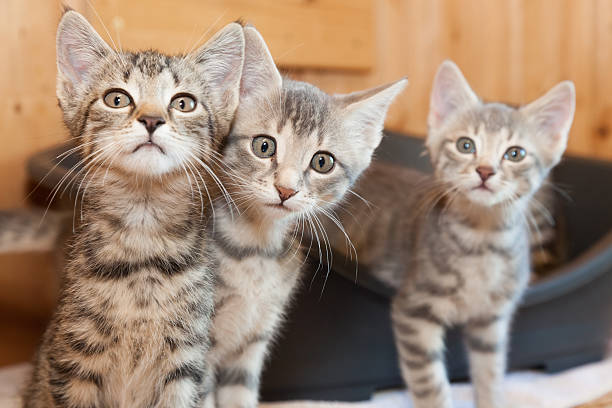
#> input picture OpenCV/Photos/cats.jpg, 612 x 408 px
$ python masking.py
#> lines starting #> are read from the running program, lines starting #| are printed output that depends on the picture; after the words box and inside, x2 and y2 are one past the last pixel; in counts of white or black regions, pixels touching at a corner belong together
import cv2 as cv
import numpy as np

img = cv.imread('Photos/cats.jpg')
#> img is the input picture: shape (408, 612, 3); mean B, G, R 114.3, 133.2, 156.8
cv.imshow('Cats', img)

blank = np.zeros(img.shape[:2], dtype='uint8')
cv.imshow('Black', blank)

rectangle_mask = cv.rectangle(blank.copy(), (0, 0), (img.shape[1]//2 + 90, img.shape[0]//2 + 70), 255, -1)
circle_mask = cv.circle(blank.copy(), (img.shape[1]//2 + 195, img.shape[0]//2 - 70), 100, 255, -1)
weird_mask = cv.bitwise_and(circle_mask, rectangle_mask)
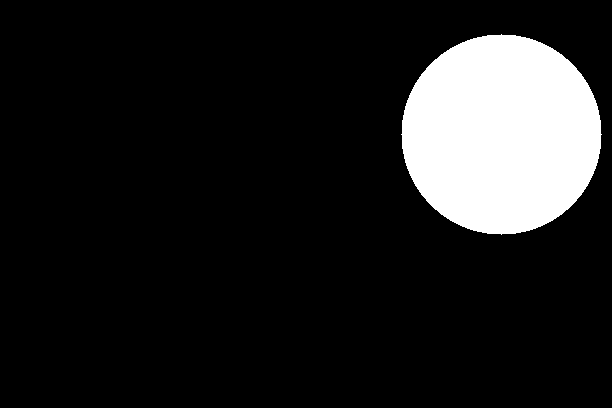
#> circle_mask: shape (408, 612); 12.6% white; 1 white region, box (x1, y1, x2, y2) and area: (401, 34, 602, 235) 31417


cv.imshow('Square Mask', rectangle_mask)
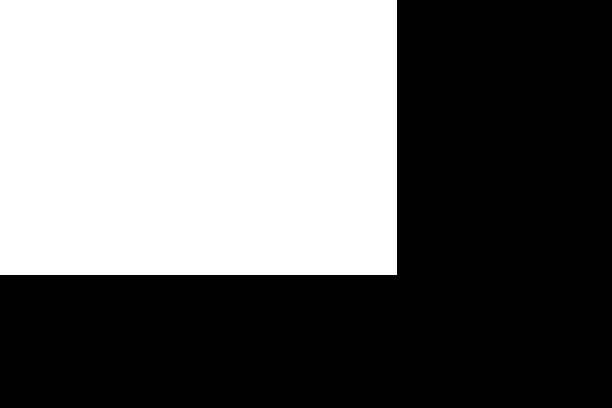
#> window 'Square Mask': shape (408, 612); 43.7% white; 1 white region, box (x1, y1, x2, y2) and area: (0, 0, 397, 275) 109175
cv.imshow('Circle Mask', circle_mask)
cv.imshow('Weird Mask', weird_mask)

rectangle_masked = cv.bitwise_and(img, img, mask=rectangle_mask)
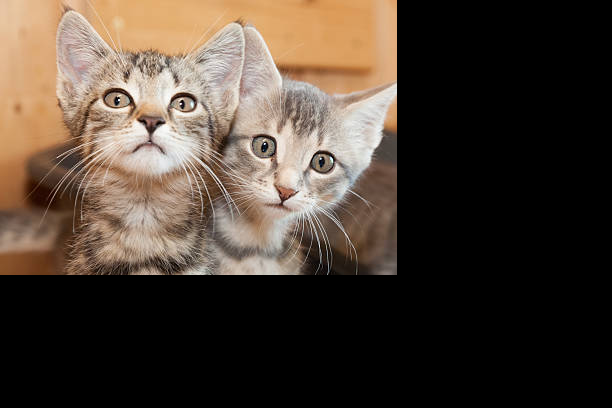
#> rectangle_masked: shape (408, 612, 3); mean B, G, R 52.4, 63.1, 75.5
circle_masked = cv.bitwise_and(img, img, mask=circle_mask)
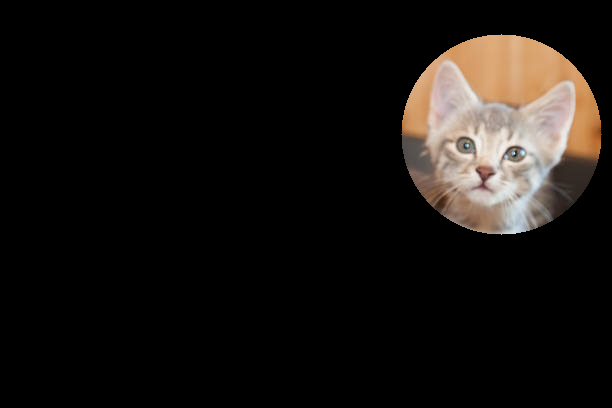
#> circle_masked: shape (408, 612, 3); mean B, G, R 16.6, 19.5, 23
weird_masked = cv.bitwise_or(img, img, mask=weird_mask)
#> weird_masked: shape (408, 612, 3); every value is 0

cv.imshow('Rectangular Masked image', rectangle_masked)
cv.imshow('Circular Masked image', circle_masked)
cv.imshow('Weird Masked image', weird_masked)

cv.waitKey(0)

$ run again, with OpenCV/Photos/aut1.jpg copied over OpenCV/Photos/cats.jpg
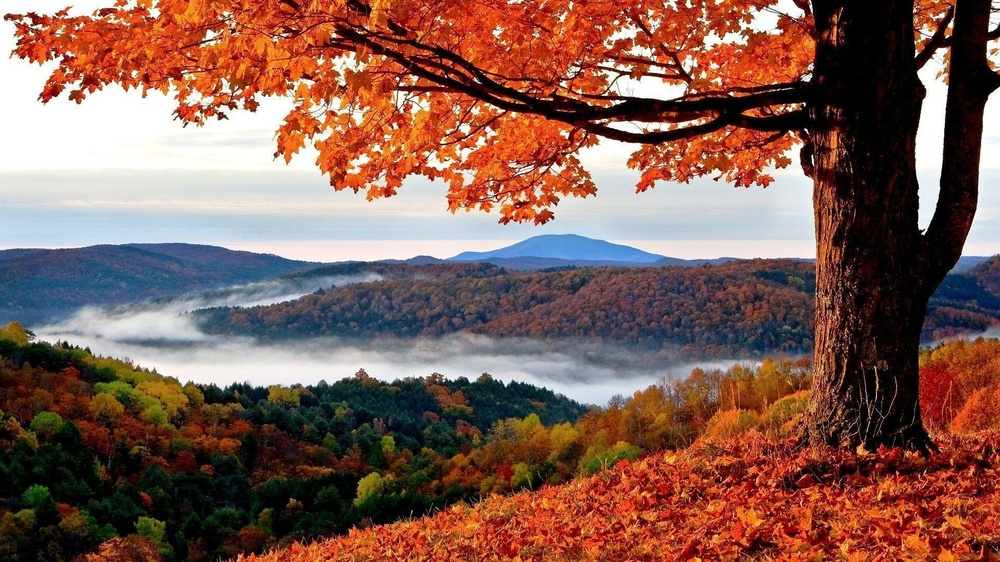
#> input picture OpenCV/Photos/aut1.jpg, 1000 x 562 px, shrunk from 1920 x 1080 before the run
#> img is the input picture: shape (562, 1000, 3); mean B, G, R 83.3, 93.6, 129.9
#> `weird_mask = cv.bitwise_and(circle_mask, rectangle_mask)`:
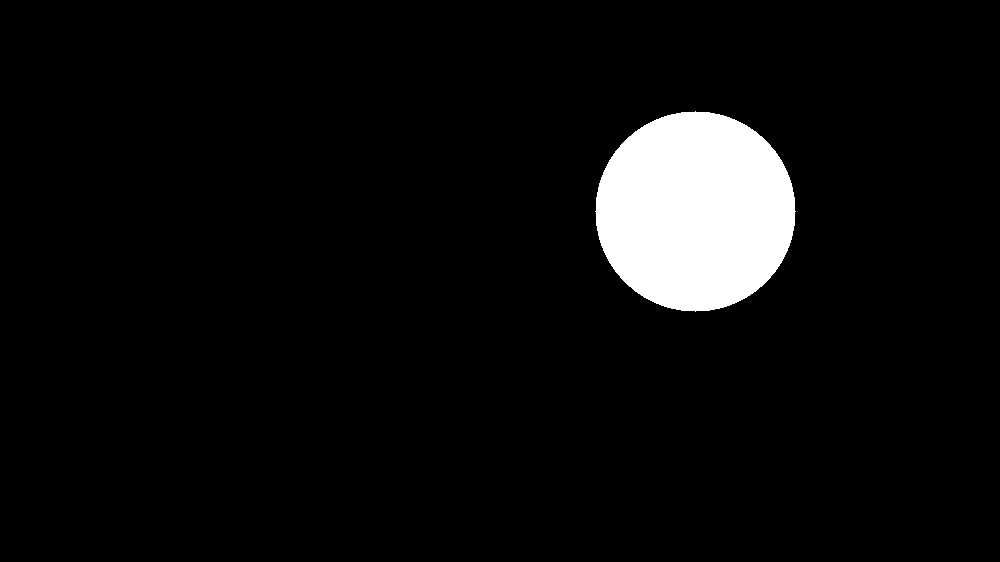
#> circle_mask: shape (562, 1000); 5.6% white; 1 white region, box (x1, y1, x2, y2) and area: (595, 111, 796, 312) 31417
#> `circle_masked = cv.bitwise_and(img, img, mask=circle_mask)`:
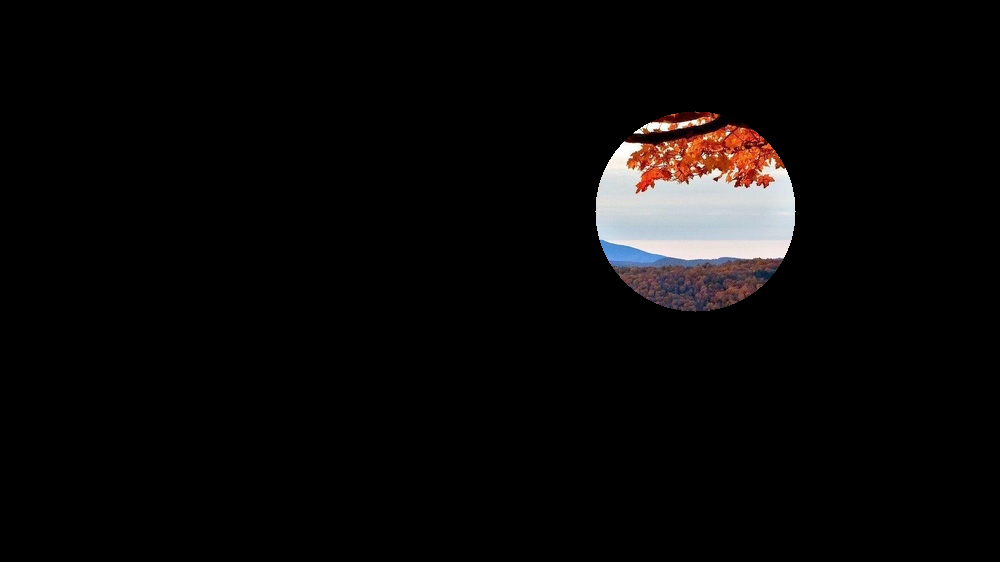
#> circle_masked: shape (562, 1000, 3); mean B, G, R 8.1, 8.2, 9.5
#> weird_masked: shape (562, 1000, 3); every value is 0

$ run again, with OpenCV/Photos/cat.jpg copied over OpenCV/Photos/cats.jpg
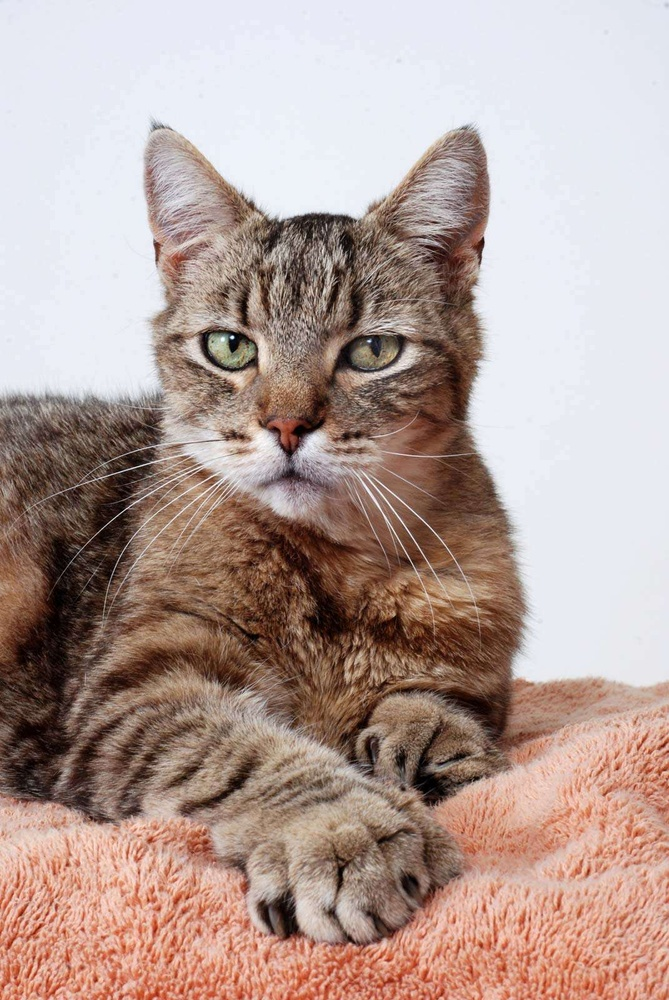
#> input picture OpenCV/Photos/cat.jpg, 669 x 1000 px, shrunk from 1071 x 1600 before the run
#> img is the input picture: shape (1000, 669, 3); mean B, G, R 152.1, 158.9, 180.2
#> `weird_mask = cv.bitwise_and(circle_mask, rectangle_mask)`:
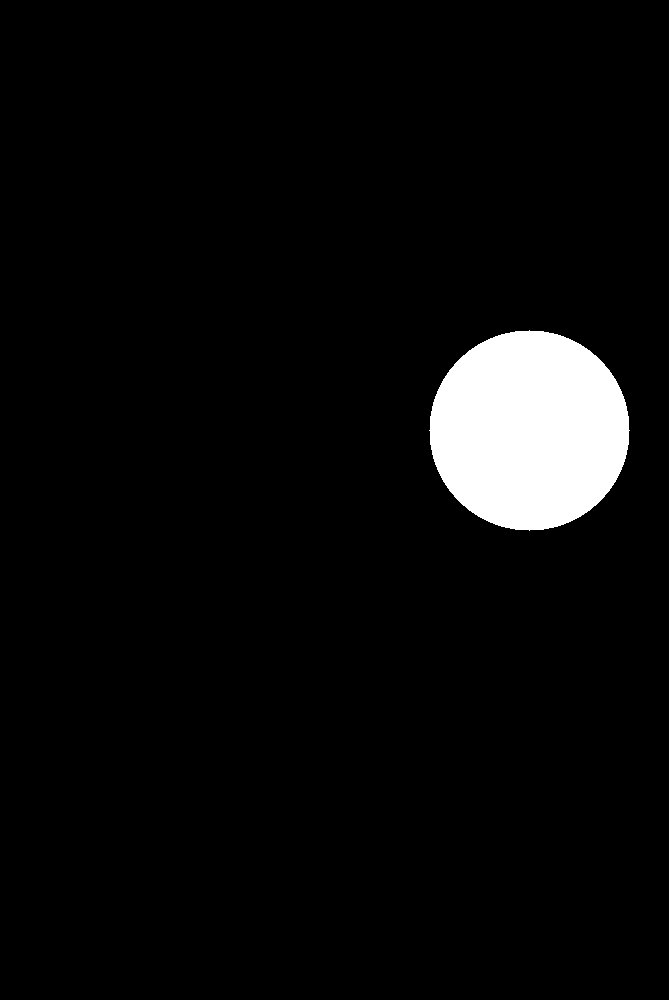
#> circle_mask: shape (1000, 669); 4.7% white; 1 white region, box (x1, y1, x2, y2) and area: (429, 330, 630, 531) 31417
#> `circle_masked = cv.bitwise_and(img, img, mask=circle_mask)`:
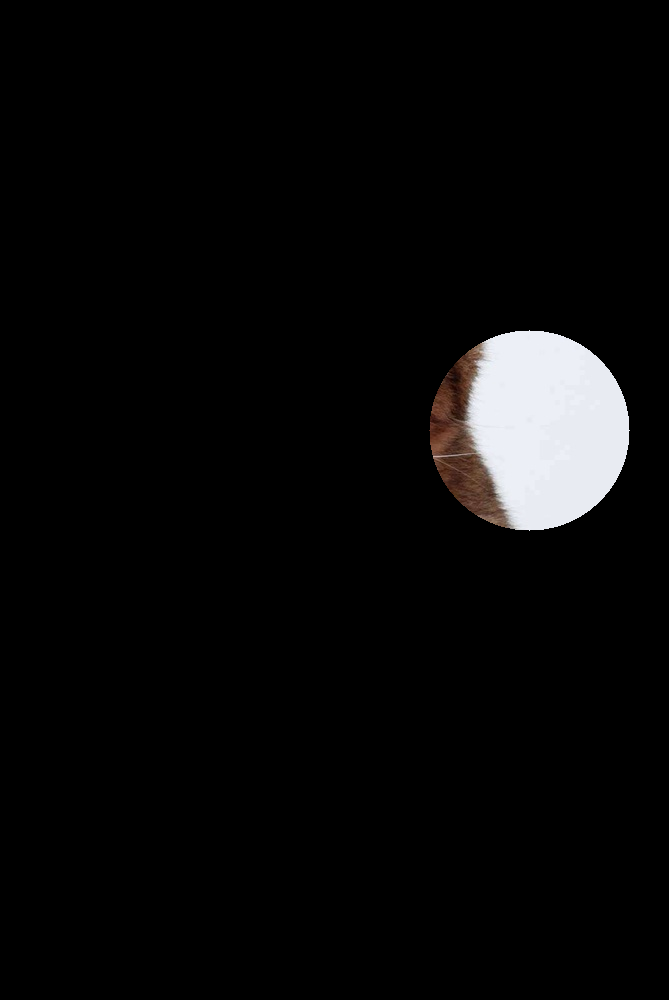
#> circle_masked: shape (1000, 669, 3); mean B, G, R 9.5, 9.4, 9.6
#> weird_masked: shape (1000, 669, 3); every value is 0

$ run again, with OpenCV/Photos/dog.jpg copied over OpenCV/Photos/cats.jpg
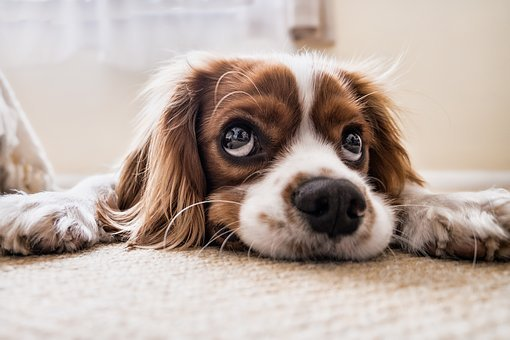
#> input picture OpenCV/Photos/dog.jpg, 510 x 340 px
#> img is the input picture: shape (340, 510, 3); mean B, G, R 162, 170.6, 186.1
#> `weird_mask = cv.bitwise_and(circle_mask, rectangle_mask)`:
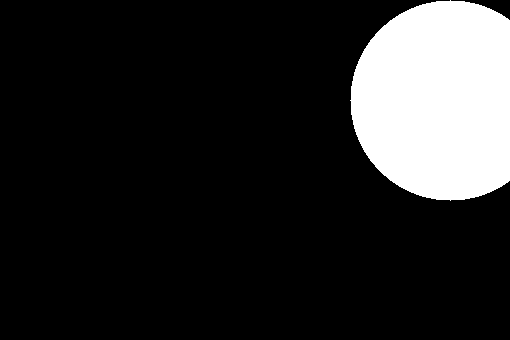
#> circle_mask: shape (340, 510); 15.5% white; 1 white region, box (x1, y1, x2, y2) and area: (350, 0, 510, 201) 26862
#> `circle_masked = cv.bitwise_and(img, img, mask=circle_mask)`:
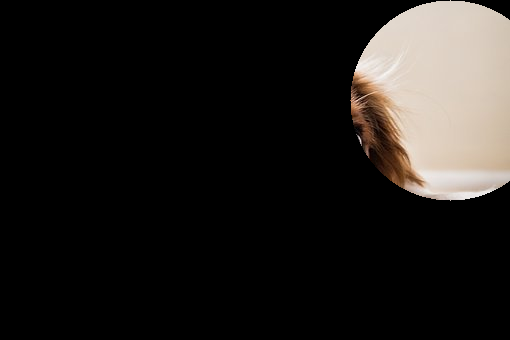
#> circle_masked: shape (340, 510, 3); mean B, G, R 26.4, 28.9, 31.6
#> weird_masked: shape (340, 510, 3); every value is 0
